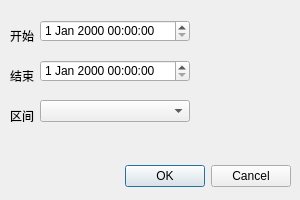
<?xml version="1.0" encoding="UTF-8"?>
<ui version="4.0">
 <class>DialogSetTimeRange</class>
 <widget class="QDialog" name="DialogSetTimeRange">
  <property name="geometry">
   <rect>
    <x>0</x>
    <y>0</y>
    <width>300</width>
    <height>200</height>
   </rect>
  </property>
  <property name="windowTitle">
   <string>Dialog</string>
  </property>
  <widget class="QDialogButtonBox" name="buttonBox">
   <property name="geometry">
    <rect>
     <x>-50</x>
     <y>160</y>
     <width>341</width>
     <height>32</height>
    </rect>
   </property>
   <property name="orientation">
    <enum>Qt::Horizontal</enum>
   </property>
   <property name="standardButtons">
    <set>QDialogButtonBox::Cancel|QDialogButtonBox::Ok</set>
   </property>
  </widget>
  <widget class="QDateTimeEdit" name="dateTimeEdit_min">
   <property name="geometry">
    <rect>
     <x>40</x>
     <y>20</y>
     <width>150</width>
     <height>22</height>
    </rect>
   </property>
  </widget>
  <widget class="QDateTimeEdit" name="dateTimeEdit_max">
   <property name="geometry">
    <rect>
     <x>40</x>
     <y>60</y>
     <width>150</width>
     <height>22</height>
    </rect>
   </property>
  </widget>
  <widget class="QLabel" name="label">
   <property name="geometry">
    <rect>
     <x>10</x>
     <y>30</y>
     <width>24</width>
     <height>12</height>
    </rect>
   </property>
   <property name="text">
    <string>开始</string>
   </property>
  </widget>
  <widget class="QLabel" name="label_2">
   <property name="geometry">
    <rect>
     <x>10</x>
     <y>70</y>
     <width>24</width>
     <height>12</height>
    </rect>
   </property>
   <property name="text">
    <string>结束</string>
   </property>
  </widget>
  <widget class="QComboBox" name="comboBox_range">
   <property name="geometry">
    <rect>
     <x>40</x>
     <y>100</y>
     <width>150</width>
     <height>22</height>
    </rect>
   </property>
  </widget>
  <widget class="QLabel" name="label_3">
   <property name="geometry">
    <rect>
     <x>10</x>
     <y>110</y>
     <width>24</width>
     <height>12</height>
    </rect>
   </property>
   <property name="text">
    <string>区间</string>
   </property>
  </widget>
 </widget>
 <resources/>
 <connections>
  <connection>
   <sender>buttonBox</sender>
   <signal>accepted()</signal>
   <receiver>DialogSetTimeRange</receiver>
   <slot>accept()</slot>
   <hints>
    <hint type="sourcelabel">
     <x>248</x>
     <y>254</y>
    </hint>
    <hint type="destinationlabel">
     <x>157</x>
     <y>274</y>
    </hint>
   </hints>
  </connection>
  <connection>
   <sender>buttonBox</sender>
   <signal>rejected()</signal>
   <receiver>DialogSetTimeRange</receiver>
   <slot>reject()</slot>
   <hints>
    <hint type="sourcelabel">
     <x>316</x>
     <y>260</y>
    </hint>
    <hint type="destinationlabel">
     <x>286</x>
     <y>274</y>
    </hint>
   </hints>
  </connection>
 </connections>
</ui>
